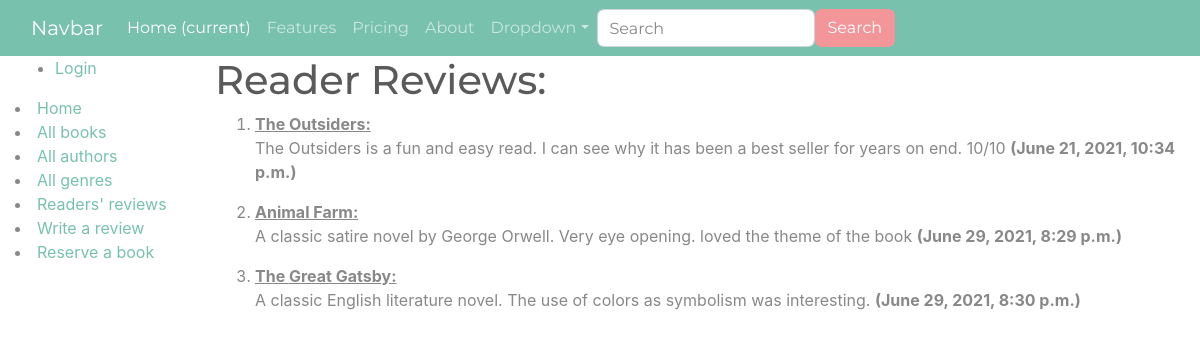
Before: /catalog/reviews/ with the older database file.
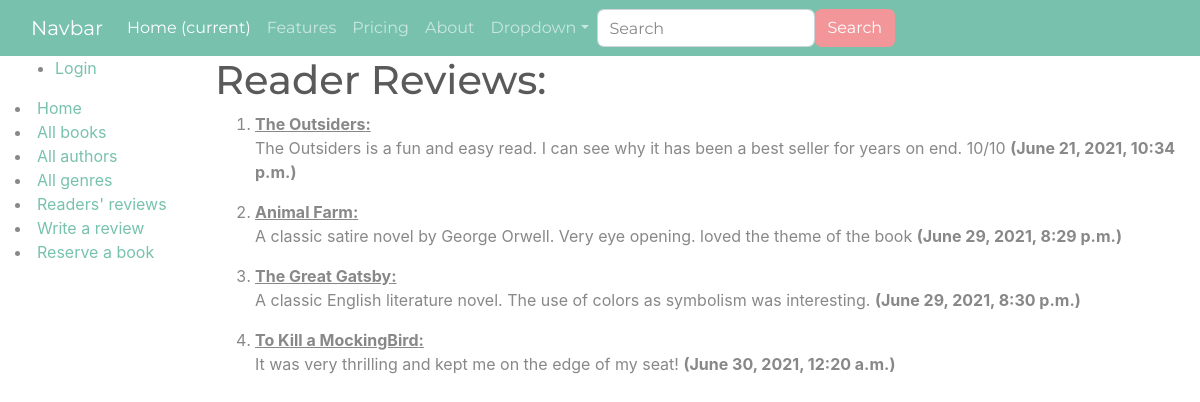
After: the same page with the newer database file.
### catalog/models.py (models this page shows, shortened)
class Review(models.Model):
    review_text = models.TextField()
    reader_name = models.CharField(max_length=100,
                                   blank=True,
                                   null=True,
                                   default='anonymous')
    created_on = models.DateTimeField(auto_now_add=True)
    book = models.ForeignKey('Book', on_delete=models.CASCADE)

class Book(models.Model):
    title = models.CharField(max_length=50)
    author = models.ForeignKey('Author', on_delete=models.SET_NULL, null=True)
    summary = models.TextField(
        max_length=1000, help_text='Enter a brief description of the book')
    isbn = models.CharField(
        'ISBN',
        max_length=13,
        unique=True,
        help_text=
        '13 Character <a href="https://www.isbn-international.org/content/what-isbn">ISBN number</a>'
    )
    genre = models.ManyToManyField(Genre,
                                   help_text='Select a genre for this book')
    def __str__(self):
        return self.title

### catalog/views.py (the view)
# urls.py: path('reviews/',views.ReviewListView.as_view(), name="review-list"),
class ReviewListView(generic.ListView):
  model = Review
  context_object_name = 'review_list'
  queryset = Review.objects.all()
  template_name ='review_list.html'

### catalog/templates/review_list.html (shortened to what this page needs)
<!DOCTYPE html>
<html lang="en">
<head>
{% extends "site_base.html" %}
{% block content %}
  <h1>Reader Reviews:</h1>
  {% if review_list %}
  <ol>
    {% for review in review_list %}
      <li>
      <u> <strong>{{ review.book }}:</strong></u>
        <p>{{review.review_text}} <strong>({{review.created_on}}) </strong></p>
      </li>
    {% endfor %}
  </ol>
  {% else %}
    <p>There are no reviews available.</p>
  {% endif %}
{% endblock %}

Changed rows visible on the page:
added Review: book "To Kill a MockingBird", review_text "It was very thrilling and kept me on the edge of my seat!", created_on "June 30, 2021, 12:20 a.m."
